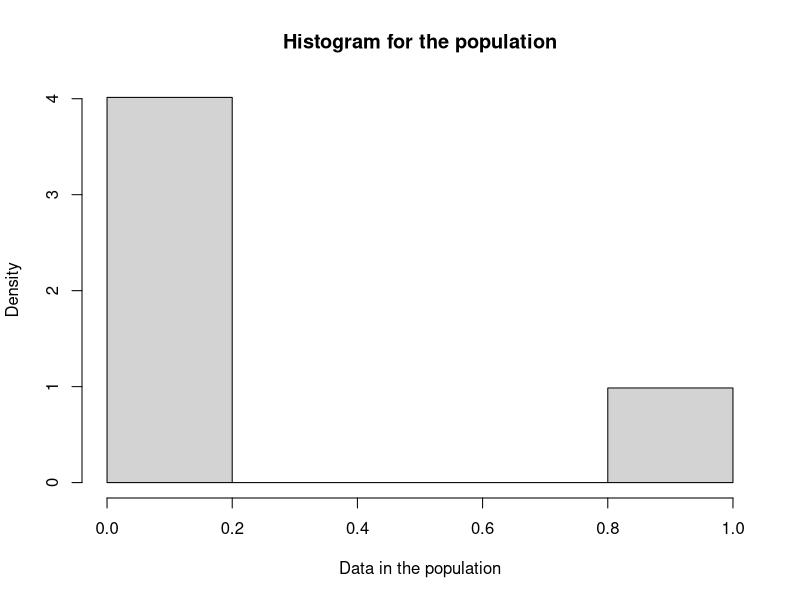
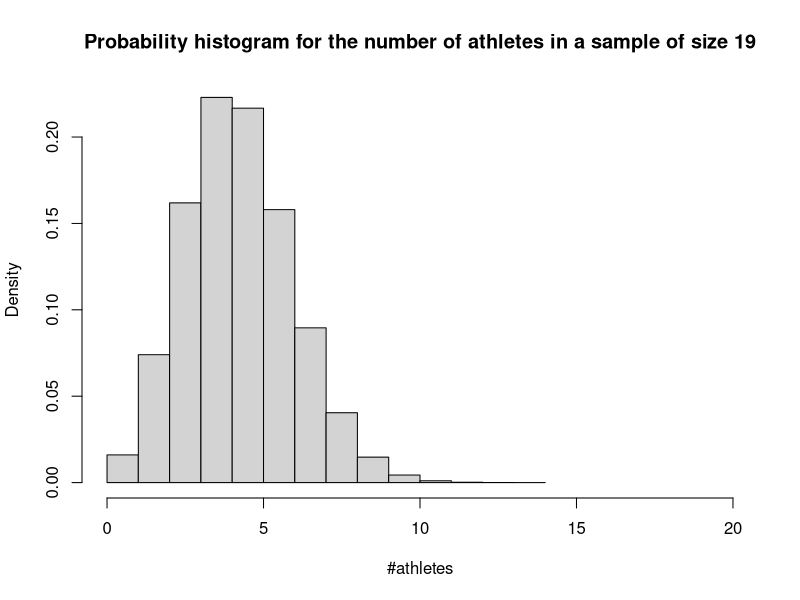

Generate these figures, in order, with R:
## ---- chunk 1
knitr::opts_chunk$set(fig.align="center", fig.height=5.5, fig.width=6, collapse=TRUE, comment="", prompt=F, echo = TRUE, cache=TRUE, autodep=TRUE, cache.comments=FALSE, tidy=TRUE, tidy.opts=list(width.cutoff=60))
options(width=63)
## ---- chunk 2
my.sample = as.numeric((rpois(n=19, lambda=1.5) + rpois(n=19, lambda=3) + rpois(n=19, lambda=.2))>6)
## ---- chunk 3
siz = 100000
truth = as.numeric((rpois(n=siz, lambda=1.5) + rpois(n=siz, lambda=3) + rpois(n=siz, lambda=.2))>6)
hist(truth, freq = F, breaks = 5, main = "Histogram for the population", xlab = 'Data in the population')
## ---- chunk 4
round((0:19)/19*100, digits = 2)
## ---- chunk 5
hist(rep(0:19, round(dbinom(x = 0:19, size = 19, prob = .1955)*10000000, digits = 0)), freq = F, breaks = 10, xlim = c(0, 20), right = F, main = 'Probability histogram for the number of athletes in a sample of size 19', xlab = '#athletes')
